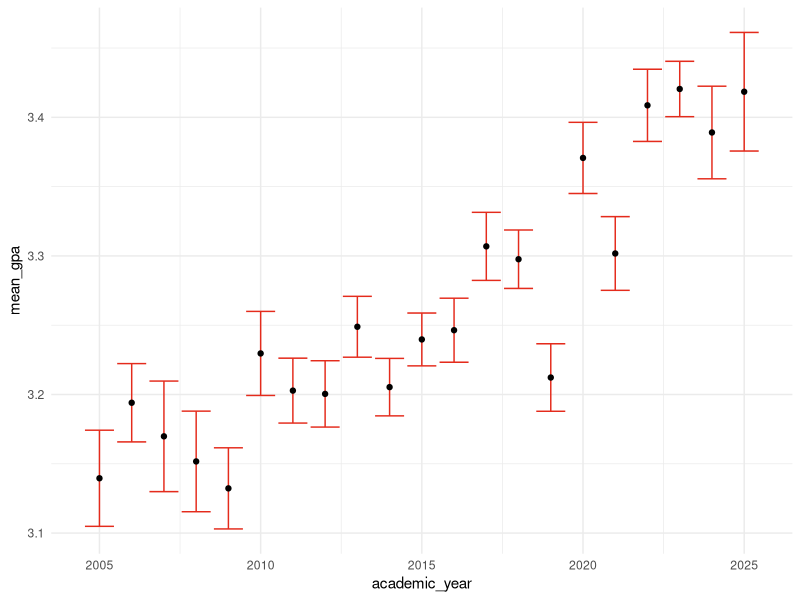
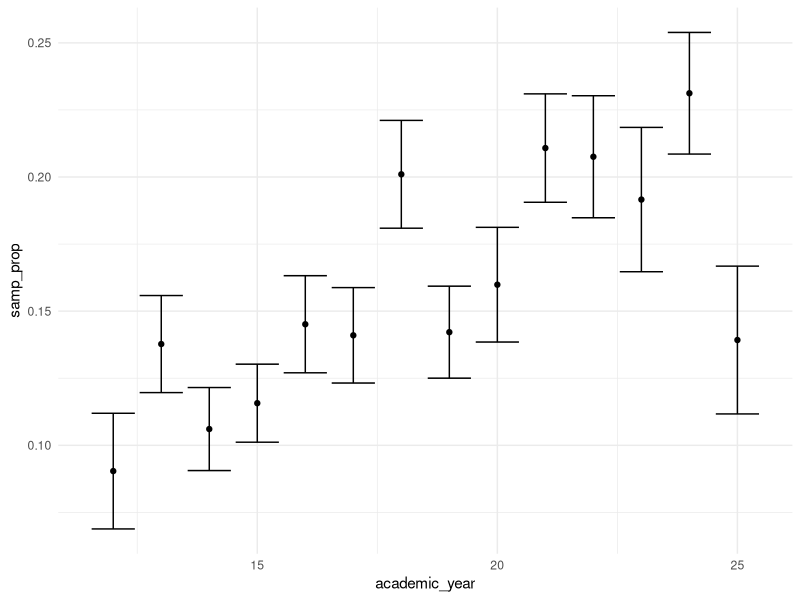
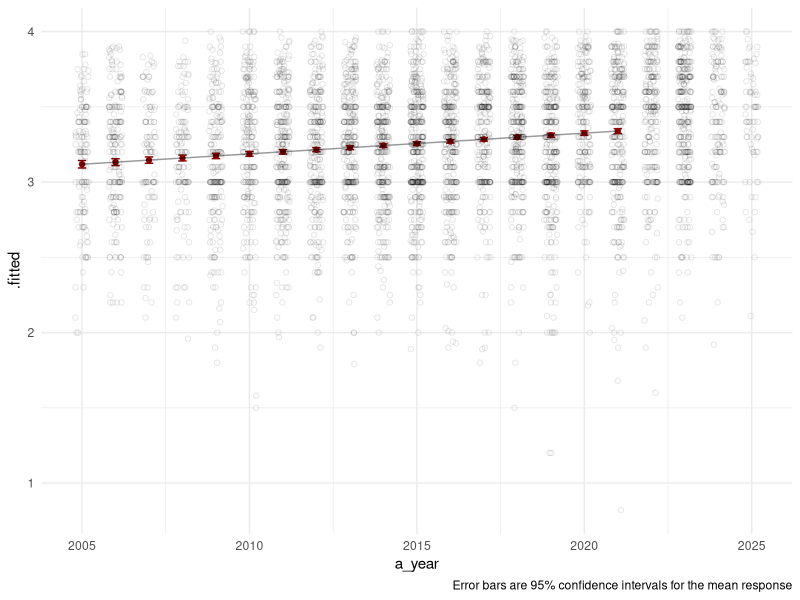

Source code (R) for these figures, in order:
## ---- chunk 1
library(tidyverse)
library(here)
statsurvey_df <- read_csv(here("data/stat113_survey.csv"))
statsurvey_df <- statsurvey_df |>
  mutate(time_year = as.numeric(time_year)) |>
  mutate(academic_year = if_else(time_semester == "S",
                                 true = time_year - 1,
                                 false = time_year)) |>
  relocate(academic_year)
statsurvey_nomiss <- statsurvey_df |>
  filter(GPA <= 4) |>
  filter(!is.na(GPA))

stat_sum <- statsurvey_nomiss |>
  group_by(academic_year) |>
  summarise(mean_gpa = mean(GPA),
            sd_gpa = sd(GPA),
            n_students = n()) |>
  mutate(se = sd_gpa / sqrt(n_students),
         lb_se = mean_gpa - se,
         ub_se = mean_gpa + se) |>
  mutate(academic_year = academic_year + 2000)

ggplot(data = stat_sum, aes(x = academic_year,
                            y = mean_gpa)) +
  geom_errorbar(aes(ymin = lb_se,
                    ymax = ub_se),
                colour = "#E42B1C") +
  geom_point() +
  theme_minimal()

## ---- chunk 2
statsurvey_df |> group_by(academic_year) |>
  summarise(mean(!is.na(Tattoo)))

survey_tattoo <- statsurvey_df |>
  filter(!is.na(Tattoo))
tattoo_plot <- survey_tattoo |> group_by(academic_year, Tattoo) |>
  summarise(n_students = n()) |>
  ungroup() |>
  pivot_wider(names_from = Tattoo, values_from = n_students) |>
  mutate(n = No + Yes) |>
  mutate(samp_prop = Yes / n,
         se = sqrt(samp_prop * (1 - samp_prop) / n),
         lb = samp_prop - se,
         ub = samp_prop + se)
ggplot(data = tattoo_plot, aes(x = academic_year,
                               y = samp_prop)) +
  geom_errorbar(aes(ymin = lb, ymax = ub)) +
  geom_point() +
  theme_minimal()
## ---- chunk 3
library(here)
library(tidyverse)
library(broom)

statsurvey_df <- read_csv(here("data/stat113_survey.csv"))

statsurvey_nomiss <- statsurvey_df |> filter(!is.na(GPA))
statsurvey_nomiss <- statsurvey_nomiss |>
  mutate(time_year = as.numeric(time_year)) |>
  mutate(a_year = if_else(time_semester == "S",
                          true = time_year - 1,
                          false = time_year)) |>
  filter(GPA <= 4.0) |>
  mutate(a_year_fact = as.factor(a_year),
         a_year = a_year + 2000)

year_linear <- lm(GPA ~ a_year, data = statsurvey_nomiss)
year_linear |> tidy()

year_fact <- lm(GPA ~ a_year_fact, data = statsurvey_nomiss)
year_fact |> tidy()

year_linear |> glance() |> print(width = Inf)
year_fact |> glance() |> print(width = Inf)
## ---- chunk 4
## create "grid"
grid <- tibble::tibble(a_year = 2005:2021)
grid
aug_linear <- augment(year_linear, newdata = grid,
        interval = "confidence")
ggplot(data = aug_linear, aes(x = a_year,
                              y = .fitted)) +
  geom_point(colour = "darkred") +
  geom_errorbar(aes(ymin = .lower, ymax = .upper),
                width = 0.25, colour = "darkred") +
  geom_line(alpha = 0.4) +
  theme_minimal() +
  labs(caption = "Error bars are 95% confidence intervals for the mean response") +
 geom_jitter(data = statsurvey_nomiss, aes(y = GPA),
            width = 0.2, alpha = 0.1, shape = 21)
## points look okay but there are so many that 
## the reader may get distracted from the trend in the mean
